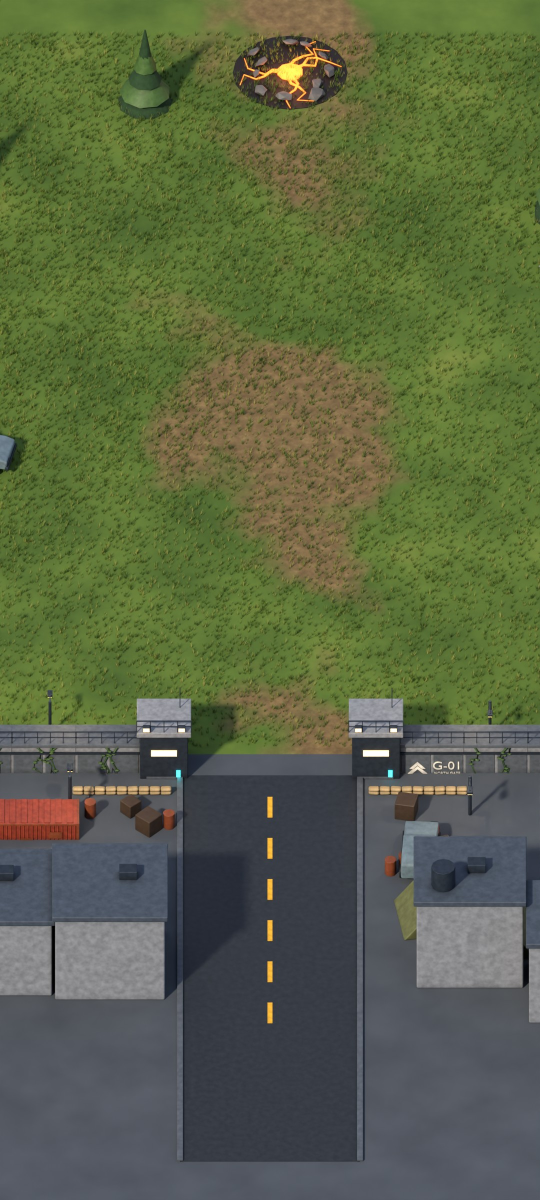
#> input picture godot/assets/backgrounds/level_01.jpg, 1080 x 2400 px, given in place of frames_1_intact.png, which was not available (shown at 1/2 size); the run also reads 1 picture not shown here
$ python build_wall.py
#> lines starting #> are read from the running program, lines starting #| are printed output that depends on the picture
### tools/sprites/fit_background.py
"""Prepare the field, apron, static wall sides, HP stages and dedicated breach.

Usage (from the repo root):  python tools/sprites/fit_background.py

Reads   art/backgrounds/north_gate_field.png, art/sprites/apron.png, art/sprites/wall/frames_*.png
Writes  godot/assets/backgrounds/north_gate_field.jpg and apron.png
        godot/assets/sprites/wall/ legacy cuts, sides, damage/breach frames and wall.json
"""
import json
from pathlib import Path

import numpy as np
from PIL import Image

ROOT = Path(__file__).resolve().parents[2]
WIDTH, HEIGHT = 1080, 2400
ABOVE_BASE, BELOW_BASE = 255, 22   # sheet pixels kept above and below the foot of the wall
SIDE_STRIP = (60, 230)             # part of the wall that survives in every frame


# [13 lines left out: functions fit_field, cut_apron, not called in this run]


def wall_bases(sheet):
    profile = (sheet[:, SIDE_STRIP[0]:SIDE_STRIP[1], 3] > 200).sum(1)
    bases, start = [], None
    for y, count in enumerate(profile):
        if count > 120 and start is None:
            start = y
        elif count <= 120 and start is not None:
            if y - start > 40:
                bases.append(y)
            start = None
    if start is not None:
        bases.append(len(profile))
    return bases


def cut_wall(out=None):
    if out is None:
        out = ROOT / "godot" / "assets" / "sprites" / "wall"
    out.mkdir(parents=True, exist_ok=True)
    index = 0
    rail_above_base = 0.0
    base_ys = []
    for name in ("frames_1_intact.png", "frames_2_destroyed.png"):
        sheet = np.array(Image.open(ROOT / "art" / "sprites" / "wall" / name).convert("RGBA"))
        bases = wall_bases(sheet)
#> in wall_bases, `profile = (sheet[:, SIDE_STRIP[0]:SIDE_STRIP[1], 3] > 200).sum(1)`: profile = 2400 values from 170 to 170
#> the loop in wall_bases, `for y, count in enumerate(profile):` made 2400 passes
#> start on pass 1: 0
#> after the loop in wall_bases, `for y, count in enumerate(profile):`: bases = []; start = 0
#> bases = [2400]
        # One scale per sheet: a frame's own width changes as rubble spills out, so using it would pop.
        band = (sheet[bases[0] - 60:bases[0] - 20, :, 3] > 200).any(0)
        x0, x1 = np.nonzero(band)[0][[0, -1]]
#> x0 = 0; x1 = 1079
        scale = WIDTH / (x1 - x0 + 1)
#> scale = 1
        for base in bases:
            y0, y1 = max(0, base - ABOVE_BASE), min(sheet.shape[0], base + BELOW_BASE)
            frame = sheet[y0:y1, x0:x1 + 1].copy()
            frame[frame[..., 3] < 24] = 0
            picture = Image.fromarray(frame, "RGBA").resize((WIDTH, round(frame.shape[0] * scale)), Image.LANCZOS)
            picture.save(out / f"wall_{index:02d}.png", optimize=True)
            base_ys.append(round(float((base - y0) * scale), 1))
            if index == 0:
                middle = frame.shape[1] // 2
                centre = (frame[:, middle - 40:middle + 40, 3] > 200).sum(1)
                rail_above_base = float((base - y0 - np.nonzero(centre > 12)[0][0]) * scale)
            index += 1
#> this loop made 1 pass
#> (base, y0, y1, middle, rail_above_base, index) on pass 1: (2400, 2145, 2400, 540, 255, 1)
#> pass 1, in cut_wall, `frame = sheet[y0:y1, x0:x1 + 1].copy()`:
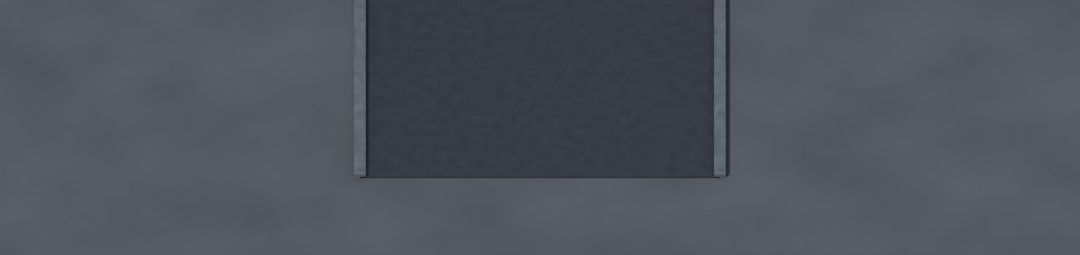
#> frame: shape (255, 1080, 4); mean R, G, B, A 78.8, 83, 92.8, 255
#> after the loop, base_ys = [255]; index = 1
#> pass 2 of the loop in cut_wall, `for name in ("frames_1_intact.png", "frames_2_destroyed.png"):`:
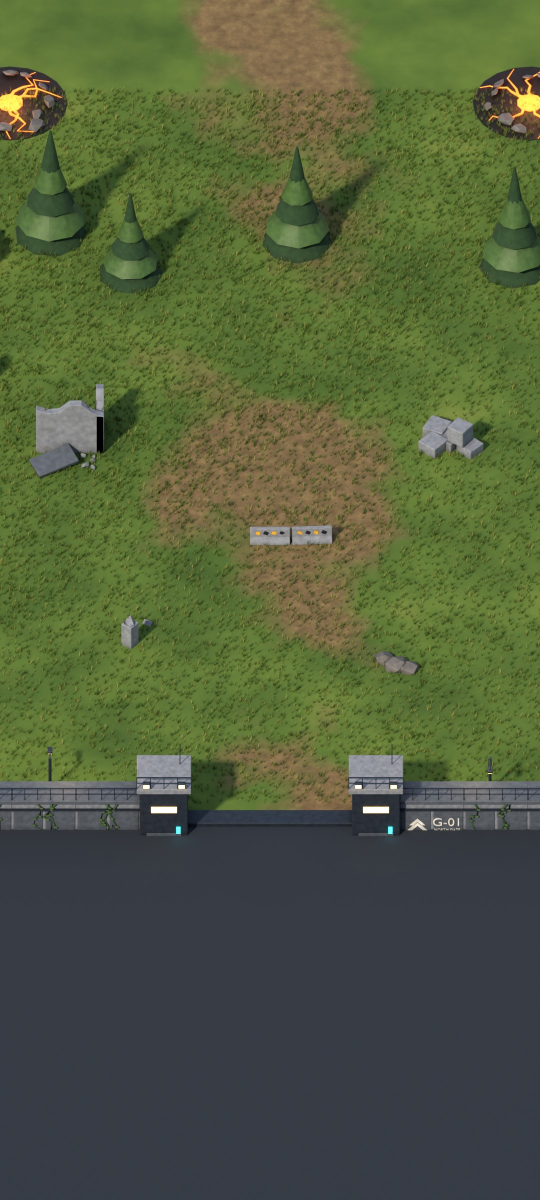
#> input picture godot/assets/backgrounds/level_02.jpg, 1080 x 2400 px, given in place of frames_2_destroyed.png, which was not available (shown at 1/2 size)
#> the loop in wall_bases (call 2), `for y, count in enumerate(profile):` made 2400 passes
#> the loop in cut_wall, `for base in bases:` made 1 pass
#> (base, y0, y1, index) on pass 1: (2400, 2145, 2400, 2)
#> pass 1, in cut_wall, `frame = sheet[y0:y1, x0:x1 + 1].copy()`:
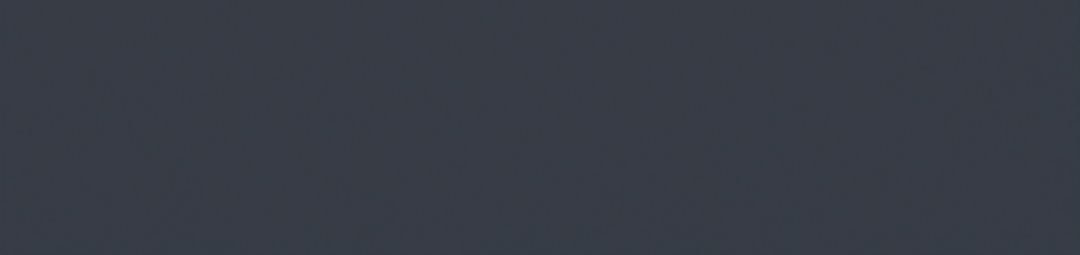
#> frame: shape (255, 1080, 4); mean R, G, B, A 55.7, 60, 70.2, 255
#> after the loop in cut_wall, `for base in bases:`: base_ys = [255, 255]; index = 2
    (out / "wall.json").write_text(json.dumps({"frames": index, "base_y": base_ys, "rail_above_base": round(rail_above_base, 1)}))
    print(f"wall: {index} frames, base lines {base_ys}, rail {rail_above_base:.0f} above base")
#| wall: 2 frames, base lines [255.0, 255.0], rail 255 above base


# [7 lines left out: function main, not called in this run]


# [2 lines that do not run on import are left out]

### tools/sprites/build_wall.py
"""Bake monotonic HP stages and a registered, layered fifteen-frame gate breach.

The collapse is an authored painted sequence, registered to fixed pillar feet.
The approved five HP stages and static side walls remain unchanged.
"""
import hashlib
import json
import math
import shutil
from pathlib import Path

import numpy as np
from PIL import Image, ImageDraw

from fit_background import cut_wall
from bake_authored_breach import bake, SCALE, PIVOT, ORDER

ROOT = Path(__file__).resolve().parents[2]
SOURCE = ROOT / "art/sprites/wall"
OUTPUT = ROOT / "godot/assets/sprites/wall"
SIZE = (1080, 540)
TOP = 80
SECTION = (270, 810)
STAGES = [0, 1, 2, 4, 5]


def build_wall():
    legacy_folder = SOURCE / "evidence/legacy"
    cut_wall(legacy_folder)
    legacy = json.loads((legacy_folder / "wall.json").read_text())
    intact = Image.open(legacy_folder / "wall_00.png").convert("RGBA")
    approved = Image.open(SOURCE / "approved_wall_00.png").convert("RGBA")
#> (the run stopped early here; a loop or call above may not have finished)
